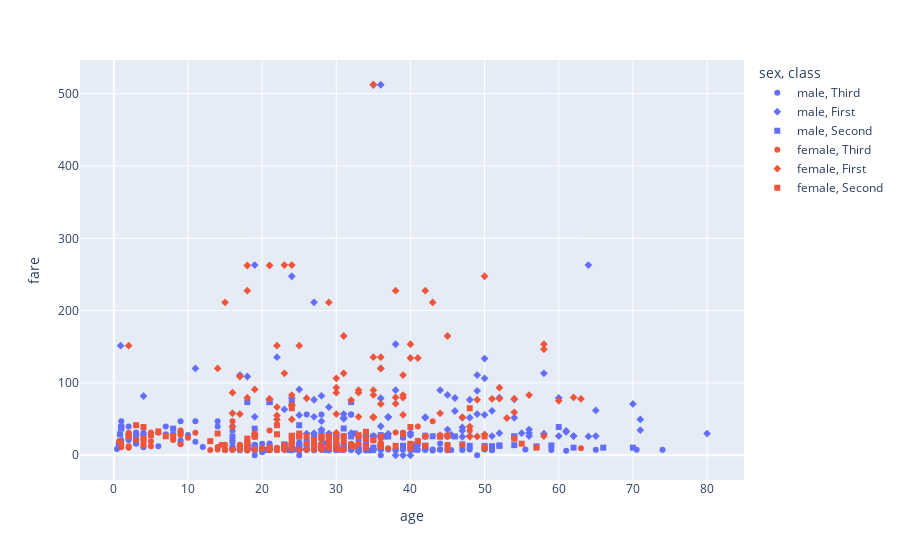

The code cell stored with this chart in its notebook:
### Code cell
# Create Scatter Plot in Plotly
fig = px.scatter(df, x='age', y='fare', color='sex', symbol='class')
fig.show()

### Figure 1 — Plotly figure (JSON) as saved in the notebook; plotly's stock layout.template omitted (floating-point values rounded to 4 significant figures; data arrays with more than 128 entries replaced by an {"elided": "..."} marker saying what was removed)
{"data": [{"hovertemplate": "sex=male<br>class=Third<br>age=%{x}<br>fare=%{y}<extra></extra>", "legendgroup": "male, Third", "marker": {"color": "#636efa", "symbol": "circle"}, "mode": "markers", "name": "male, Third", "orientation": "v", "showlegend": true, "type": "scatter", "x": {"elided": "347 float values"}, "xaxis": "x", "y": {"elided": "347 float values"}, "yaxis": "y"}, {"hovertemplate": "sex=male<br>class=First<br>age=%{x}<br>fare=%{y}<extra></extra>", "legendgroup": "male, First", "marker": {"color": "#636efa", "symbol": "diamond"}, "mode": "markers", "name": "male, First", "orientation": "v", "showlegend": true, "type": "scatter", "x": [54, 28, 19, 40, 28, 42, 65, null, 45, null, 28, 46, 71, 23, 21, 47, 24, 54, 37, 24, 51, null, 61, 56, null, 45, 40, 38, 44, 37, 62, 52, 40, null, 37, null, null, null, 0.92, 45.5, 38, 29, 45, null, 25, 22, 27, 36, 28, 50, 64, 4, 34, 52, 30, 49, 65, 48, 47, 56, null, 25, 58, 55, 71, 18, null, 36, 47, null, 45, 50, 64, 17, 62, null, 36, 36, 60, 49, null, 35, 27, 42, 61, 80, 32, null, 48, 56, 58, 50, 47, 31, 36, 27, 31, 60, 49, 35, 42, null, 48, 27, 35, null, 36, 70, 19, null, 29, 46, null, 11, 39, null, 38, null, 51, 31, 33, 26], "xaxis": "x", "y": [51.86, 35.5, 263, 27.72, 82.17, 52, 61.98, 35.5, 83.47, 27.72, 47.1, 61.17, 34.65, 63.36, 77.29, 52, 247.5, 77.29, 53.1, 79.2, 61.38, 25.93, 33.5, 30.7, 50, 26.55, 31, 90, 90, 52.55, 26.55, 79.65, 0, 31, 29.7, 26, 27.72, 30.5, 151.6, 28.5, 153.5, 66.6, 35.5, 35, 55.44, 135.6, 211.5, 120, 26.55, 55.9, 263, 81.86, 26.55, 30.5, 27.75, 89.1, 26.55, 26.55, 38.5, 26.55, 52, 91.08, 29.7, 30.5, 49.5, 108.9, 26.55, 26.29, 34.02, 221.8, 26.55, 106.4, 26, 110.9, 26.55, 227.5, 26.39, 40.12, 79.2, 56.93, 42.4, 26.55, 30.5, 52.55, 32.32, 30, 30.5, 0, 76.73, 35.5, 113.3, 133.7, 25.59, 52, 512.3, 76.73, 57, 26.55, 110.9, 26.29, 26.29, 26.55, 52, 53.1, 512.3, 30, 78.85, 71, 53.1, 39.6, 30, 79.2, 30.7, 120, 0, 0, 0, 29.7, 26.55, 50.5, 5, 30], "yaxis": "y"}, {"hovertemplate": "sex=male<br>class=Second<br>age=%{x}<br>fare=%{y}<extra></extra>", "legendgroup": "male, Second", "marker": {"color": "#636efa", "symbol": "square"}, "mode": "markers", "name": "male, Second", "orientation": "v", "showlegend": true, "type": "scatter", "x": [null, 35, 34, 66, 32, 21, 0.83, 34, 29, 21, 32.5, 25, 23, 18, 19, 36.5, 42, 51, 30, null, 1, 19, 3, 30, 42, 30, 27, 19, 18, 59, 24, 44, 19, 33, 29, 54, 36, null, 42, 36, 30, 43, 54, 2, 28, 25, 36, 29, 18, 46, 23, 34, 3, null, 30, 31, 36, 48, null, 34, null, 23, 32, null, 8, 27, 28, 62, 54, 47, 37, 26, 57, 31, 24, 23, 32, 25, 70, 31, null, 60, 25, 52, 39, 52, 34, 50, 25, null, 23, 23, 0.67, 18, 16, 39, 34, 39, 35, 31, 1, 0.83, 16, 28, 21, 24, 28, 27], "xaxis": "x", "y": [13, 26, 13, 10.5, 10.5, 73.5, 29, 26, 21, 73.5, 30.07, 13, 15.05, 11.5, 36.75, 26, 13, 12.53, 13, 15.05, 39, 13, 26, 13, 27, 10.5, 13, 10.5, 13, 13.5, 10.5, 26, 10.5, 12.28, 10.5, 26, 10.5, 0, 13, 12.88, 24, 26.25, 14, 26, 13, 13, 13, 27.72, 73.5, 26, 10.5, 21, 18.75, 0, 13, 10.5, 27.75, 13, 0, 21, 0, 11.5, 26, 13.86, 36.75, 26, 13.5, 10.5, 26, 15, 26, 10.5, 12.35, 26.25, 73.5, 13, 73.5, 13, 10.5, 13, 0, 39, 41.58, 13.5, 26, 13, 13, 13, 26, 0, 13, 13, 14.5, 11.5, 26, 13, 13, 13, 10.5, 37.0, 37.0, 18.75, 10.5, 33, 11.5, 13, 10.5, 13], "yaxis": "y"}, {"hovertemplate": "sex=female<br>class=Third<br>age=%{x}<br>fare=%{y}<extra></extra>", "legendgroup": "female, Third", "marker": {"color": "#EF553B", "symbol": "circle"}, "mode": "markers", "name": "female, Third", "orientation": "v", "showlegend": true, "type": "scatter", "x": {"elided": "144 float values"}, "xaxis": "x", "y": {"elided": "144 float values"}, "yaxis": "y"}, {"hovertemplate": "sex=female<br>class=First<br>age=%{x}<br>fare=%{y}<extra></extra>", "legendgroup": "female, First", "marker": {"color": "#EF553B", "symbol": "diamond"}, "mode": "markers", "name": "female, First", "orientation": "v", "showlegend": true, "type": "scatter", "x": [38, 35, 58, null, 49, 38, 23, 19, 22, null, 50, 44, 58, 31, 32, 35, null, 30, 35, 58, 35, 63, 26, 19, 2, 50, null, 17, 30, 24, 18, 31, 40, 36, 16, null, 41, 24, 22, 60, 24, null, 42, 35, 23, 33, 14, null, 35, 54, 25, 16, 54, 30, 44, 30, 22, 36, 48, 39, 53, 39, 39, 18, 52, 40, 21, 24, null, 15, 18, 22, 24, 38, 29, 21, 33, 36, 51, 43, 17, 49, 33, 52, 62, 39, 30, null, 16, 45, 48, 47, 56, 19], "xaxis": "x", "y": [71.28, 53.1, 26.55, 146.5, 76.73, 80, 263, 26.28, 66.6, 55, 28.71, 27.72, 146.5, 113.3, 76.29, 83.47, 79.2, 86.5, 512.3, 153.5, 135.6, 77.96, 78.85, 91.08, 151.6, 247.5, 110.9, 108.9, 56.93, 83.16, 262.4, 164.9, 134.5, 135.6, 57.98, 133.7, 134.5, 263, 55, 75.25, 69.3, 82.17, 227.5, 52, 113.3, 90, 120, 51.86, 90, 78.27, 151.6, 86.5, 59.4, 93.5, 57.98, 106.4, 49.5, 71, 39.6, 79.65, 51.48, 55.9, 110.9, 79.65, 78.27, 153.5, 77.96, 69.3, 52, 211.3, 227.5, 151.6, 49.5, 227.5, 211.3, 262.4, 86.5, 120, 77.96, 211.3, 57, 25.93, 53.1, 93.5, 80, 83.16, 31, 89.1, 39.4, 164.9, 25.93, 52.55, 83.16, 30], "yaxis": "y"}, {"hovertemplate": "sex=female<br>class=Second<br>age=%{x}<br>fare=%{y}<extra></extra>", "legendgroup": "female, Second", "marker": {"color": "#EF553B", "symbol": "square"}, "mode": "markers", "name": "female, Second", "orientation": "v", "showlegend": true, "type": "scatter", "x": [14, 55, 27, 3, 29, 21, 5, 29, 17, 34, 32.5, 29, 40, 32, 24, 35, 8, 24, 50, 41, null, 26, 24, 30, 22, 36, 24, 40, 38, 36, 17, 28, 34, 18, 28, 19, 42, 24, 45, 28, 13, 50, 33, 23, 33, 34, 36, 50, 2, 7, 19, 34, 25, null, 24, 22, 24, 4, 28, 18, 40, 45, 27, 6, 30, 30, 4, 48, 57, 54, 31, 44, 42, 27, 28, 25], "xaxis": "x", "y": [30.07, 16, 21, 41.58, 26, 10.5, 27.75, 10.5, 10.5, 23, 13, 26, 15.75, 13, 13, 21, 26.25, 14.5, 26, 19.5, 12.35, 26, 26, 12.35, 29, 13, 13, 13, 13, 13, 12, 12.65, 32.5, 13, 26, 26, 26, 18.75, 26.25, 13, 19.5, 10.5, 27.75, 13.79, 26, 10.5, 26, 10.5, 26, 26.25, 26, 13, 30, 33, 27, 41.58, 65, 39, 13, 23, 39, 13.5, 10.5, 33, 21, 13, 23, 65, 10.5, 23, 26.25, 26, 13, 13.86, 24, 26], "yaxis": "y"}], "layout": {"legend": {"title": {"text": "sex, class"}, "tracegroupgap": 0}, "margin": {"t": 60}, "xaxis": {"anchor": "y", "domain": [0, 1], "title": {"text": "age"}}, "yaxis": {"anchor": "x", "domain": [0, 1], "title": {"text": "fare"}}}}
